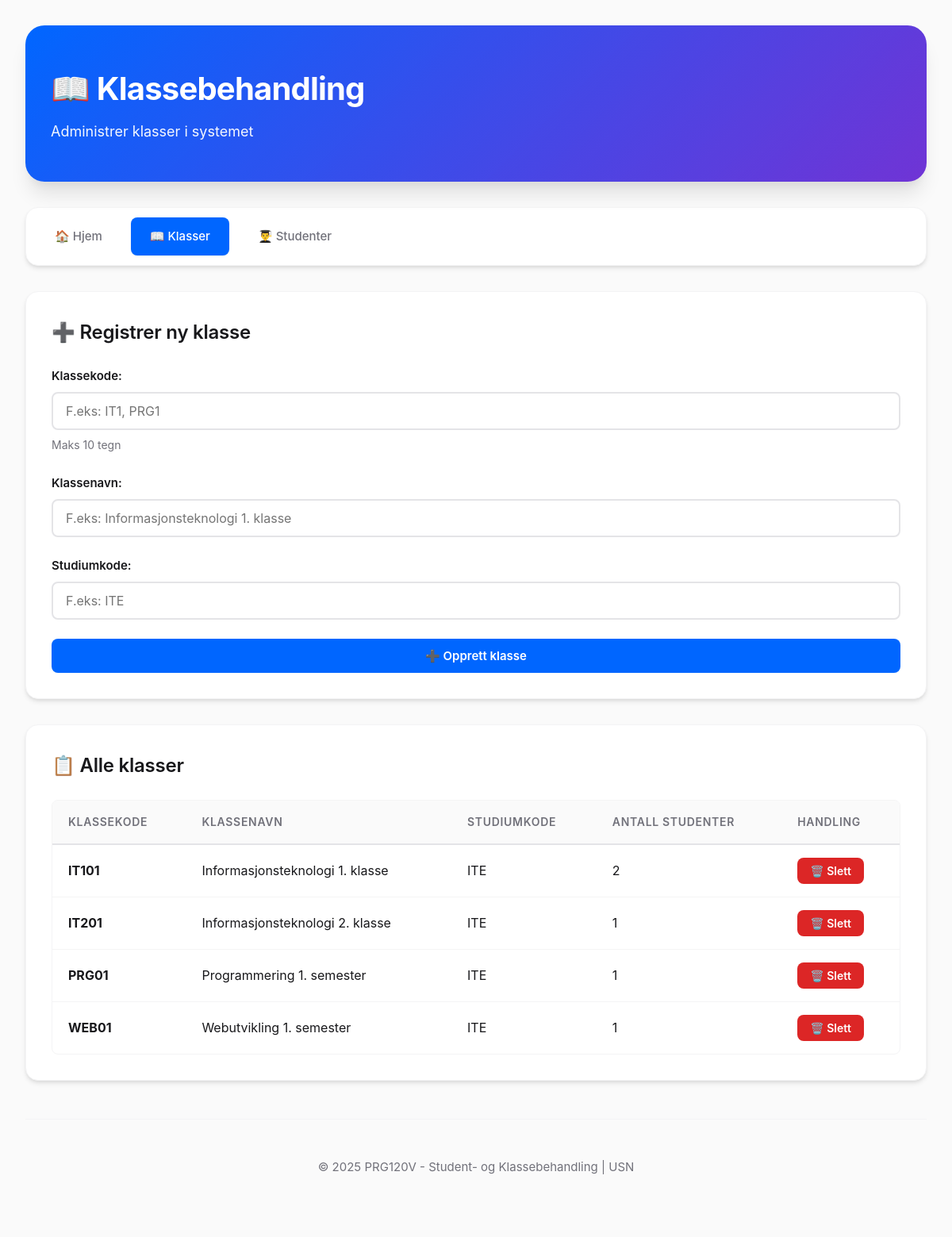
The app's page /klasse.php, older data.
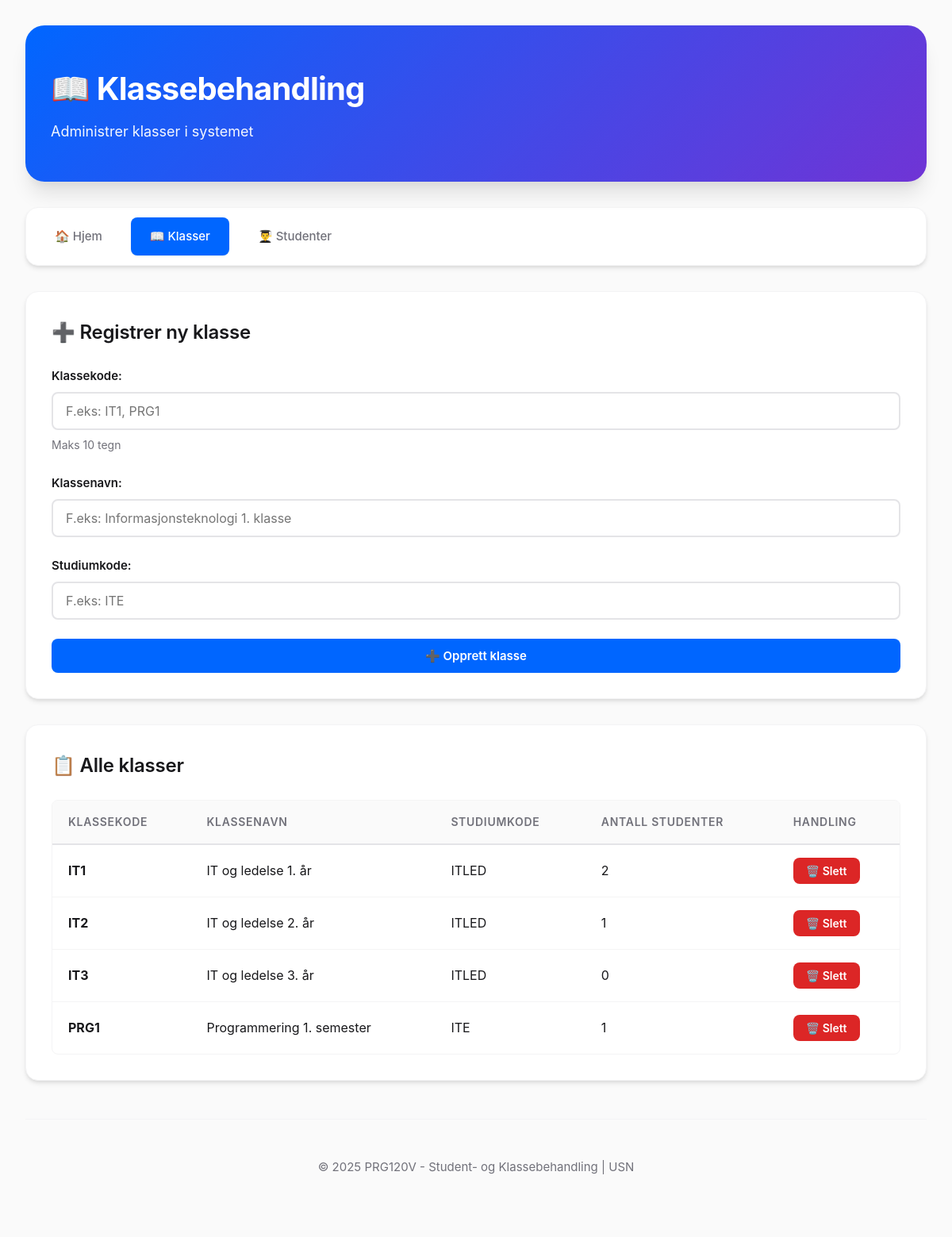
The same page, newer data.
### tables this page shows
CREATE TABLE IF NOT EXISTS klasse (
  klassekode VARCHAR(10) NOT NULL,
  klassenavn VARCHAR(50) NOT NULL,
  studiumkode VARCHAR(50) NOT NULL,
  PRIMARY KEY (klassekode)
);

### klasse.php (the view, shortened to what this page needs)
<?php
$conn = getDbConnection();
$sql = "SELECT k.klassekode, k.klassenavn, k.studiumkode, COUNT(s.brukernavn) as antall_studenter
        FROM klasse k
        LEFT JOIN student s ON k.klassekode = s.klassekode
        GROUP BY k.klassekode, k.klassenavn, k.studiumkode
        ORDER BY k.klassekode";
$result = $conn->query($sql);
?>
<!DOCTYPE html>
<html lang="no">
<head>
    <link rel="stylesheet" href="style.css">
</head>
<body>
    <div class="container">
        <header>
            <h1>📖 Klassebehandling</h1>
            <p class="subtitle">Administrer klasser i systemet</p>
        </header>
        <nav class="main-nav">
            <a href="index.php" class="nav-link">🏠 Hjem</a>
            <a href="klasse.php" class="nav-link active">📖 Klasser</a>
            <a href="student.php" class="nav-link">👨‍🎓 Studenter</a>
        </nav>
        <main>
            <section class="form-section">
                <h2>➕ Registrer ny klasse</h2>
                <form method="POST" action="klasse.php" class="form">
                    <div class="form-group">
                        <label for="klassekode">Klassekode:</label>
                        <input type="text" id="klassekode" name="klassekode" maxlength="10"
                               required placeholder="F.eks: IT1, PRG1">
                        <small>Maks 10 tegn</small>
                    </div>
                    <div class="form-group">
                        <label for="klassenavn">Klassenavn:</label>
                        <input type="text" id="klassenavn" name="klassenavn" maxlength="50"
                               required placeholder="F.eks: Informasjonsteknologi 1. klasse">
                    </div>
                    <div class="form-group">
                        <label for="studiumkode">Studiumkode:</label>
                        <input type="text" id="studiumkode" name="studiumkode" maxlength="50"
                               required placeholder="F.eks: ITE">
                    </div>
                    <button type="submit" name="opprett" class="btn btn-primary">
                        ➕ Opprett klasse
                    </button>
                </form>
            </section>
            <section class="table-section">
                <h2>📋 Alle klasser</h2>
                <?php if ($result->num_rows > 0): ?>
                    <div class="table-responsive">
                        <table class="data-table">
                            <thead>
                                <tr>
                                    <th>Klassekode</th>
                                    <th>Klassenavn</th>
                                    <th>Studiumkode</th>
                                    <th>Antall studenter</th>
                                    <th>Handling</th>
                                </tr>
                            </thead>
                            <tbody>
                                <?php while ($row = $result->fetch_assoc()): ?>
                                    <tr>
                                        <td><strong><?php echo htmlspecialchars($row['klassekode']); ?></strong></td>
                                        <td><?php echo htmlspecialchars($row['klassenavn']); ?></td>
                                        <td><?php echo htmlspecialchars($row['studiumkode']); ?></td>
                                        <td><?php echo $row['antall_studenter']; ?></td>
                                        <td>
                                            <form method="POST" action="klasse.php" style="display: inline;"
                                                  onsubmit="return confirm('Er du sikker på at du vil slette klassen \'<?php echo htmlspecialchars($row['klassekode']); ?>\'?');">
                                                <button type="submit" name="slett" class="btn btn-danger btn-sm">
                                                    🗑️ Slett
                                                </button>
                                            </form>
                                        </td>
                                    </tr>
                                <?php endwhile; ?>
                            </tbody>
                        </table>
                    </div>
                <?php else: ?>
                    <div class="info-box">
                        <p>Ingen klasser registrert ennå. Bruk skjemaet over for å registrere en ny klasse.</p>
                    </div>
                <?php endif; ?>
            </section>
        </main>
        <footer>
            <p>&copy; 2025 PRG120V - Student- og Klassebehandling | USN</p>
        </footer>
    </div>
</body>
</html>

Row changes from the older to the newer data that the page shows:
removed klasse: klassekode "IT101", klassenavn "Informasjonsteknologi 1. klasse", studiumkode "ITE", antall_studenter "2"
removed klasse: klassekode "IT201", klassenavn "Informasjonsteknologi 2. klasse", studiumkode "ITE", antall_studenter "1"
removed klasse: klassekode "PRG01", klassenavn "Programmering 1. semester", studiumkode "ITE", antall_studenter "1"
removed klasse: klassekode "WEB01", klassenavn "Webutvikling 1. semester", studiumkode "ITE", antall_studenter "1"
added klasse: klassekode "IT1", klassenavn "IT og ledelse 1. år", studiumkode "ITLED", antall_studenter "2"
added klasse: klassekode "IT2", klassenavn "IT og ledelse 2. år", studiumkode "ITLED", antall_studenter "1"
added klasse: klassekode "IT3", klassenavn "IT og ledelse 3. år", studiumkode "ITLED", antall_studenter "0"
added klasse: klassekode "PRG1", klassenavn "Programmering 1. semester", studiumkode "ITE", antall_studenter "1"
